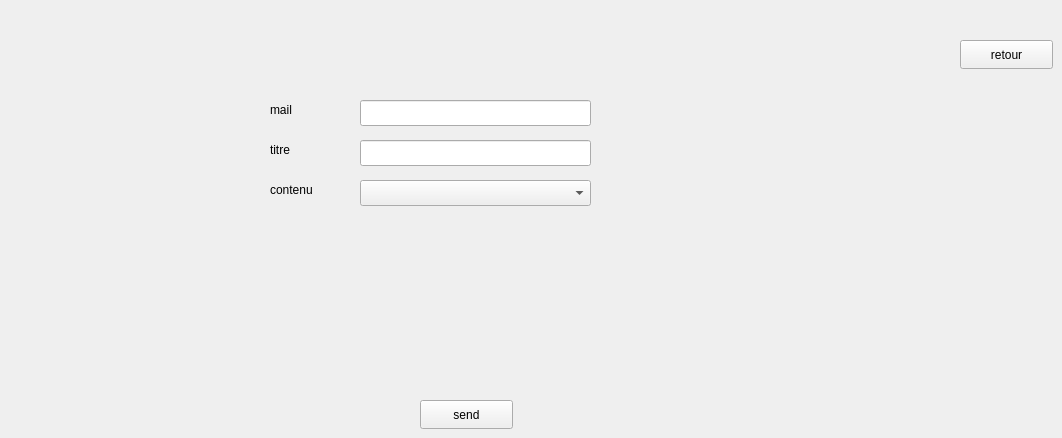
    <widget class="QWidget" name="page">
     <widget class="QLineEdit" name="lineEdit">
      <property name="geometry">
       <rect>
        <x>360</x>
        <y>100</y>
        <width>231</width>
        <height>26</height>
       </rect>
      </property>
     </widget>
     <widget class="QLineEdit" name="lineEdit_2">
      <property name="geometry">
       <rect>
        <x>360</x>
        <y>140</y>
        <width>231</width>
        <height>26</height>
       </rect>
      </property>
     </widget>
     <widget class="QLabel" name="label">
      <property name="geometry">
       <rect>
        <x>270</x>
        <y>100</y>
        <width>121</width>
        <height>20</height>
       </rect>
      </property>
      <property name="text">
       <string>mail</string>
      </property>
     </widget>
     <widget class="QLabel" name="label_2">
      <property name="geometry">
       <rect>
        <x>270</x>
        <y>140</y>
        <width>63</width>
        <height>20</height>
       </rect>
      </property>
      <property name="text">
       <string>titre</string>
      </property>
     </widget>
     <widget class="QLabel" name="label_3">
      <property name="geometry">
       <rect>
        <x>270</x>
        <y>180</y>
        <width>63</width>
        <height>20</height>
       </rect>
      </property>
      <property name="text">
       <string>contenu</string>
      </property>
     </widget>
     <widget class="QPushButton" name="pushButton_2">
      <property name="geometry">
       <rect>
        <x>420</x>
        <y>400</y>
        <width>93</width>
        <height>29</height>
       </rect>
      </property>
      <property name="text">
       <string>send</string>
      </property>
     </widget>
     <widget class="QComboBox" name="comboBox">
      <property name="geometry">
       <rect>
        <x>360</x>
        <y>180</y>
        <width>231</width>
        <height>26</height>
       </rect>
      </property>
     </widget>
     <widget class="QPushButton" name="pushButton_retour">
      <property name="geometry">
       <rect>
        <x>960</x>
        <y>40</y>
        <width>93</width>
        <height>29</height>
       </rect>
      </property>
      <property name="text">
       <string>retour</string>
      </property>
     </widget>
    </widget>
